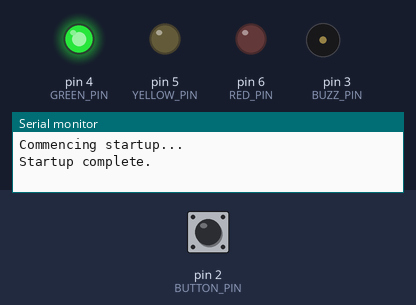
The sketch below on a simulated Arduino Uno, built with avr-gcc and run on an emulated ATmega328P. On the bench: output pins drawn as LEDs (lit = HIGH), buzzer (waves = sounding), the last lines printed to the serial monitor. Inputs (shaded band) come from the test bench; at power-on: pin 2 (BUTTON_PIN) LOW.

Above: at 1.2 s.
1.3 s: pin 2 (BUTTON_PIN) pulled HIGH for 0.15 s
At 1.31 s:
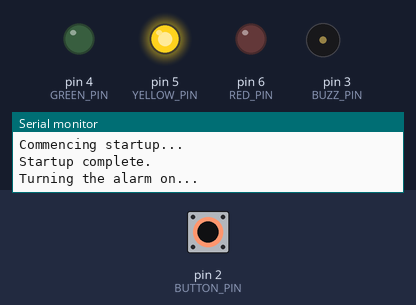
2.9 s: pin 2 (BUTTON_PIN) pulled HIGH for 1 s
At 3.5 s:
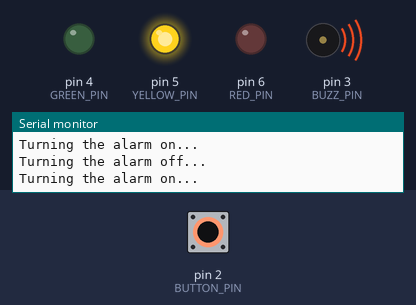
5.4 s: pin 2 (BUTTON_PIN) pulled HIGH for 3.2 s
At 8.61 s:
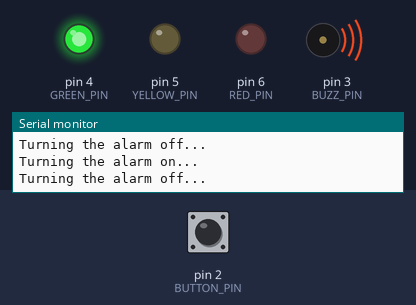
Timing chart, 0 to 10.2 s (numbered marks = the images above; inputs shaded):
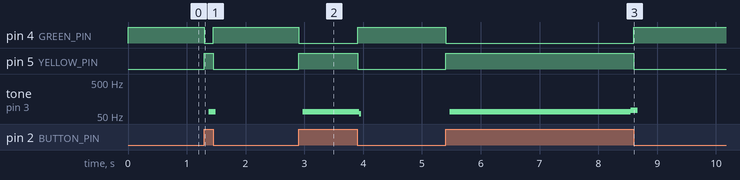

The sketch:

Buzzer_example.ino
```cpp
#define RED_PIN 6
#define YELLOW_PIN 5
#define GREEN_PIN 4
#define BUZZ_PIN 3
#define BUTTON_PIN  2


void setup() {
  Serial.begin(9600);
  Serial.println("Commencing startup...");

  // Declare the Buzzer as an output, the Button as an input
  pinMode(BUZZ_PIN, OUTPUT);
  pinMode(BUTTON_PIN, INPUT);
  // Declare the LEDs as outputs
  pinMode(RED_PIN, OUTPUT);
  pinMode(YELLOW_PIN, OUTPUT);
  pinMode(GREEN_PIN, OUTPUT);

  // Start with only the green light on
  digitalWrite(RED_PIN, LOW);
  digitalWrite(YELLOW_PIN, LOW);
  digitalWrite(GREEN_PIN, HIGH);

  Serial.println("Startup complete.");
}

int button_state = 0;
bool primed = false; // Turn the alarm system on or off

void loop() {
  // Check whether the button is being pressed
  button_state = digitalRead(BUTTON_PIN);

  if(!primed) { // The alarm is off
    if(button_state == HIGH) {
      Serial.println("Turning the alarm on...");
      primed = true;
      digitalWrite(GREEN_PIN, LOW);
      digitalWrite(YELLOW_PIN, HIGH);
    }
  } else { // The alarm is ON
    if(button_state == LOW) {
      Serial.println("Turning the alarm off...");
      primed = false;
      digitalWrite(GREEN_PIN, HIGH);
      digitalWrite(YELLOW_PIN, LOW);
    }
    // Create vibration in the buzzer
    digitalWrite(BUZZ_PIN, HIGH);
    delay(10);
    digitalWrite(BUZZ_PIN, LOW);
    delay(5);
  }
}
```

Measured:
- after the input at 1.3 s, pin 4 (GREEN_PIN): HIGH → LOW at once, → HIGH 0.15 s later; pin 5 (YELLOW_PIN): LOW → HIGH at once, → LOW 0.15 s later; tone on pin 3 (BUZZ_PIN): silent → 67 Hz after 0.07 s, → silent 0.12 s later
- after the input at 2.9 s, pin 4 (GREEN_PIN): HIGH → LOW at once, → HIGH 1.0 s later; pin 5 (YELLOW_PIN): LOW → HIGH at once, → LOW 1.0 s later; tone on pin 3 (BUZZ_PIN): silent → 67 Hz after 0.07 s, → 59 Hz 0.96 s later, → silent 0.04 s later
- after the input at 5.4 s, pin 4 (GREEN_PIN): HIGH → LOW at once, → HIGH 3.2 s later; pin 5 (YELLOW_PIN): LOW → HIGH at once, → LOW 3.2 s later; tone on pin 3 (BUZZ_PIN): silent → 67 Hz after 0.07 s, → 75 Hz 3.1 s later, → silent 0.12 s later
